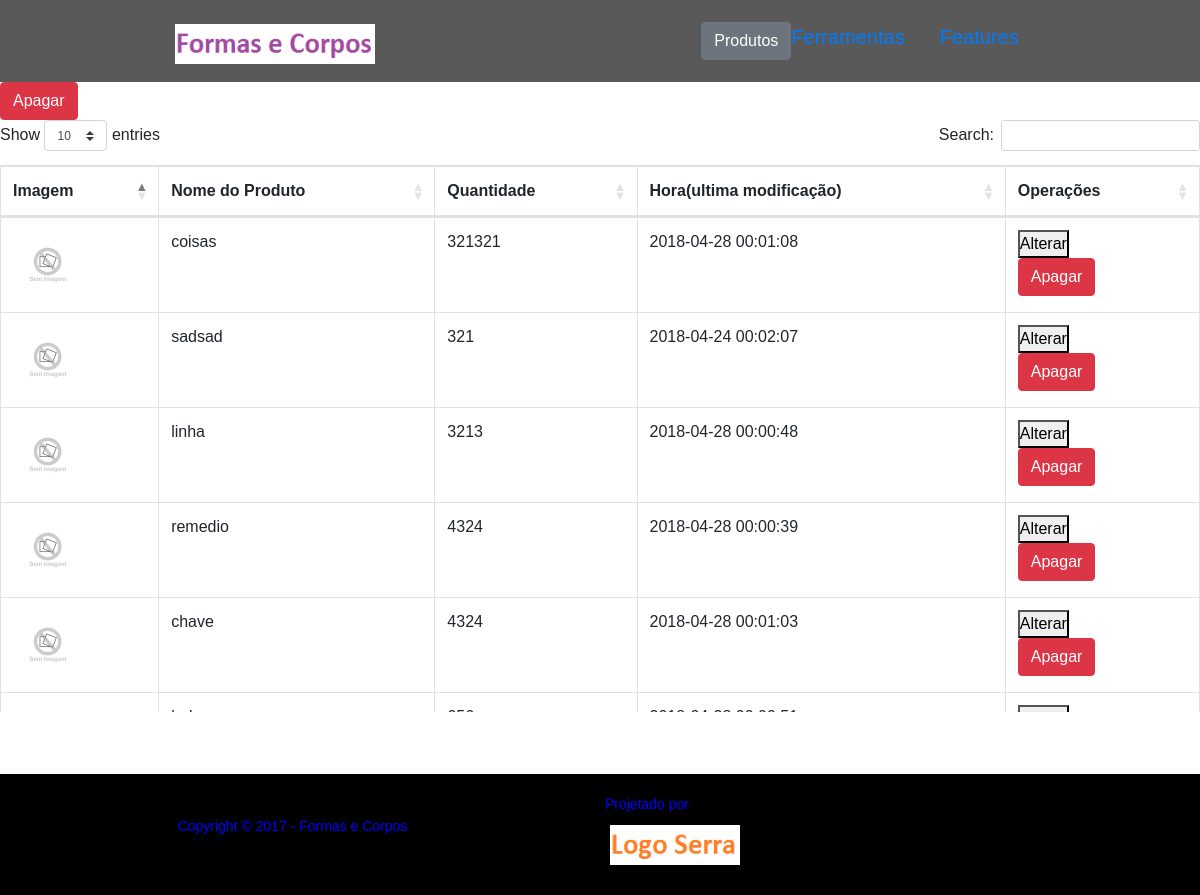
Page /ProdutoMostrar.php on the committed database.
### tables this page shows
CREATE TABLE `produto` (
  `codigo` int(11) NOT NULL,
  `arquivo` varchar(150) NOT NULL,
  `quantidade` int(11) NOT NULL,
  `data` datetime NOT NULL,
  `nome` varchar(150) NOT NULL
);

### ProdutoMostrar.php (the view, shortened to what this page needs)
<!DOCTYPE html>
<html lang="pt-br">
  <head>
	<link rel="stylesheet" href="https://maxcdn.bootstrapcdn.com/bootstrap/4.0.0/css/bootstrap.min.css">
   <link rel="stylesheet" type="text/css" href="https://cdn.datatables.net/1.10.16/css/dataTables.bootstrap4.min.css">
     <link rel="stylesheet" type="text/css" href="https://cdnjs.cloudflare.com/ajax/libs/twitter-bootstrap/4.0.0/css/bootstrap.css">
  </head>
  <body >
     <?php
     include 'header.php';
$servername = "127.0.0.1";
$username = "root";
$password = "";
$dbname = "formas";
$conn = new mysqli($servername, $username, $password, $dbname);
$exist = "select arquivo,nome,codigo,data,quantidade from produto";
?>
<button type="button" class="btn btn-danger" data-toggle="modal" data-target="#apagarModal">
  Apagar
</button>
<div style="overflow-y:auto;max-height: 74%;">
<table  id="example" class="table table-bordered table-hover" >
                                <thead>
                                    <tr>
                                        <th>Imagem</th>
                                        <th>Nome do Produto</th>
                                        <th>Quantidade</th>
                                        <th>Hora(ultima modificação)</th>
                                        <th>Operações</th>
                                    </tr>
                                </thead>
                                <tbody>
                                    <?php
    $valido = mysqli_query($conn,$exist);
    while($resultado =  $valido->fetch_array()){
            ?>
                                    <tr><td> <?php echo $resultado['arquivo'];?><img src="upload/<?php if($resultado['arquivo'] !=NULL){echo $resultado['arquivo']; }else{echo 'SemImagems.jpg';}?>" height="70" width="70"> </td>
        <td><?php echo  $resultado['nome']; ?>
        <td><?php echo  $resultado['quantidade']; ?>
        <td><?php echo $resultado['data']; ?></td>
    <td> <form action="ProdutoAlterar.php" method="POST"><button  type="submit" name="alterar" value="<?php echo $resultado['codigo']; ?>">Alterar</button> </form>
         <button class="btn btn-danger" type="button" name="codigo" data-toggle="modal" data-target="#apagarModal" >Apagar</button>    </td>
    <?php } ?>
    </tr>
  </tbody>
</table>
</div>
<?php include 'footer.php'; ?>
    </body>
</html>

### headerFooter.css (style rules this page uses)
* { margin: 0; padding: 0; }
body,html { height: 100%; font-family: 'Raleway', sans-serif; overflow: hidden; background-color: white; }
.nav,img { padding: 10px; }

### rows in the picture
produto: nome "coisas", quantidade "321321", data "2018-04-28 00:01:08", $resultado['codigo'] 87 (drawn)
produto: nome "sadsad", quantidade "321", data "2018-04-24 00:02:07", $resultado['codigo'] 88 (drawn)
produto: nome "linha", quantidade "3213", data "2018-04-28 00:00:48", $resultado['codigo'] 89 (drawn)
produto: nome "remedio", quantidade "4324", data "2018-04-28 00:00:39", $resultado['codigo'] 90 (drawn)
produto: nome "chave", quantidade "4324", data "2018-04-28 00:01:03", $resultado['codigo'] 91 (drawn)
produto: $resultado['codigo'] 92 (drawn)
